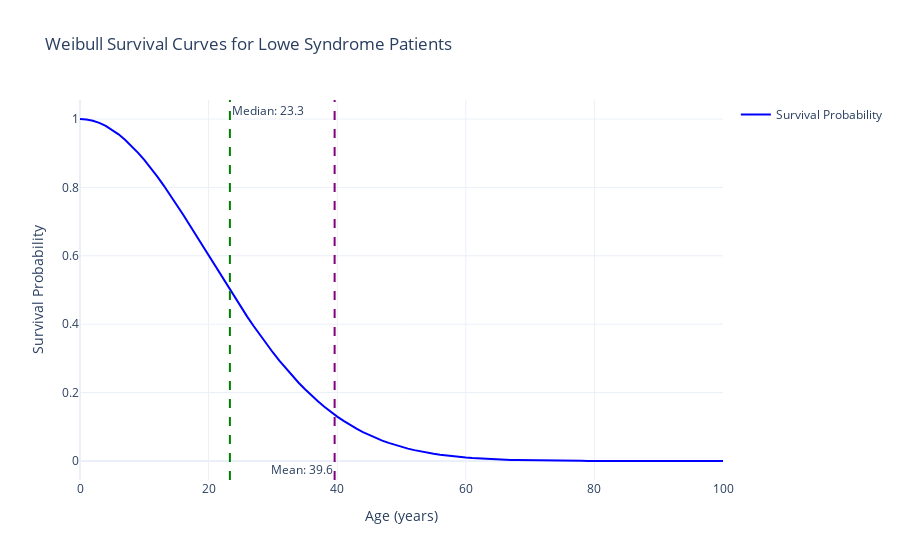

Write notebook code for a chart like this one.
### Code cell
import numpy as np
import plotly.graph_objects as go
from scipy.stats import weibull_min
from pathlib import Path

def create_survival_curves(shape=2.0, scale=28.0, age_range=np.arange(0, 101)):
    """
    Create visualization of Weibull survival curves for Lowe Syndrome patients.
    
    Parameters:
    -----------
    shape : float
        Shape parameter of the Weibull distribution (default: 2.0)
    scale : float
        Scale parameter of the Weibull distribution (default: 30.0)
    age_range : numpy.ndarray
        Array of ages to evaluate the survival function (default: 0-100 years)
    """
    # Calculate survival probabilities
    survival_prob = 1 - weibull_min.cdf(age_range, shape, scale=scale)
    
    # Calculate hazard rates
    hazard_rate = (shape/scale) * (age_range/scale)**(shape-1)
    
    # Calculate median and mean survival times
    median_survival = scale * np.log(2)**(1/shape)
    mean_survival = scale * np.exp(np.log(2)/shape)
    
    # Create figure with secondary y-axis
    fig = go.Figure()
    
    # Add survival curve
    fig.add_trace(
        go.Scatter(
            x=age_range,
            y=survival_prob,
            name="Survival Probability",
            line=dict(color="blue", width=2)
        )
    )
    

    
    # Add vertical lines for median and mean survival
    fig.add_vline(
        x=median_survival,
        line_dash="dash",
        line_color="green",
        annotation_text=f"Median: {median_survival:.1f}",
        annotation_position="top right"
    )
    
    fig.add_vline(
        x=mean_survival,
        line_dash="dash",
        line_color="purple",
        annotation_text=f"Mean: {mean_survival:.1f}",
        annotation_position="bottom left"
    )
    
    # Update layout
    fig.update_layout(
        title="Weibull Survival Curves for Lowe Syndrome Patients",
        xaxis_title="Age (years)",
        yaxis_title="Survival Probability",
        yaxis2=dict(
            title="Hazard Rate",
            overlaying="y",
            side="right"
        ),
        showlegend=True,
        template="plotly_white",
        hovermode="x unified"
    )
    
    # Create output directory if it doesn't exist
    output_dir = Path("./output_data")
    output_dir.mkdir(exist_ok=True)
    
    # Save the figure
    fig.write_html(output_dir / "survival_curves.html")
    fig.update_layout(paper_bgcolor='rgba(0,0,0,0)')
    fig.write_image(output_dir / "survival_curves.png")
    
    return fig

if __name__ == "__main__":
    # Create and display the survival curves
    fig = create_survival_curves()
    fig.show()

### Figure 1 — Plotly figure (JSON) as saved in the notebook; plotly's stock layout.template omitted (floating-point values rounded to 4 significant figures)
{"data": [{"line": {"color": "blue", "width": 2}, "name": "Survival Probability", "type": "scatter", "x": [0, 1, 2, 3, 4, 5, 6, 7, 8, 9, 10, 11, 12, 13, 14, 15, 16, 17, 18, 19, 20, 21, 22, 23, 24, 25, 26, 27, 28, 29, 30, 31, 32, 33, 34, 35, 36, 37, 38, 39, 40, 41, 42, 43, 44, 45, 46, 47, 48, 49, 50, 51, 52, 53, 54, 55, 56, 57, 58, 59, 60, 61, 62, 63, 64, 65, 66, 67, 68, 69, 70, 71, 72, 73, 74, 75, 76, 77, 78, 79, 80, 81, 82, 83, 84, 85, 86, 87, 88, 89, 90, 91, 92, 93, 94, 95, 96, 97, 98, 99, 100], "y": [1, 0.9987, 0.9949, 0.9886, 0.9798, 0.9686, 0.9551, 0.9394, 0.9216, 0.9018, 0.8802, 0.857, 0.8322, 0.8061, 0.7788, 0.7505, 0.7214, 0.6917, 0.6615, 0.631, 0.6004, 0.5698, 0.5394, 0.5093, 0.4797, 0.4506, 0.4222, 0.3946, 0.3679, 0.3421, 0.3173, 0.2935, 0.2709, 0.2493, 0.2289, 0.2096, 0.1915, 0.1744, 0.1585, 0.1437, 0.1299, 0.1172, 0.1054, 0.09457, 0.08464, 0.07555, 0.06727, 0.05975, 0.05293, 0.04677, 0.04122, 0.03624, 0.03178, 0.02779, 0.02425, 0.0211, 0.01832, 0.01586, 0.01369, 0.0118, 0.01013, 0.008685, 0.007424, 0.00633, 0.005383, 0.004566, 0.003864, 0.003261, 0.002745, 0.002305, 0.00193, 0.001613, 0.001344, 0.001117, 0.0009259, 0.0007657, 0.0006315, 0.0005196, 0.0004264, 0.000349, 0.0002849, 0.000232, 0.0001885, 0.0001527, 0.0001234, 9.948e-05, 7.998e-05, 6.415e-05, 5.131e-05, 4.094e-05, 3.259e-05, 2.587e-05, 2.048e-05, 1.618e-05, 1.274e-05, 1.001e-05, 7.849e-06, 6.136e-06, 4.785e-06, 3.722e-06, 2.888e-06]}], "layout": {"annotations": [{"showarrow": false, "text": "Median: 23.3", "x": 23.31, "xanchor": "left", "xref": "x", "y": 1, "yanchor": "top", "yref": "y domain"}, {"showarrow": false, "text": "Mean: 39.6", "x": 39.6, "xanchor": "right", "xref": "x", "y": 0, "yanchor": "bottom", "yref": "y domain"}], "hovermode": "x unified", "paper_bgcolor": "rgba(0,0,0,0)", "shapes": [{"line": {"color": "green", "dash": "dash"}, "type": "line", "x0": 23.31, "x1": 23.31, "xref": "x", "y0": 0, "y1": 1, "yref": "y domain"}, {"line": {"color": "purple", "dash": "dash"}, "type": "line", "x0": 39.6, "x1": 39.6, "xref": "x", "y0": 0, "y1": 1, "yref": "y domain"}], "showlegend": true, "title": {"text": "Weibull Survival Curves for Lowe Syndrome Patients"}, "xaxis": {"title": {"text": "Age (years)"}}, "yaxis": {"title": {"text": "Survival Probability"}}, "yaxis2": {"overlaying": "y", "side": "right", "title": {"text": "Hazard Rate"}}}}
